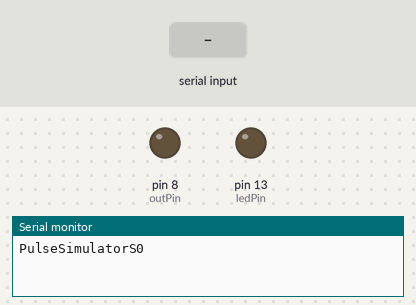
Recording of a sketch running on a simulated Arduino Uno, built with avr-gcc and run on an emulated ATmega328P. On the bench: output pins drawn as LEDs (lit = HIGH), the last lines printed to the serial monitor. The inputs (shaded band) are chosen by the test bench. Random numbers use the default seed unless the sketch sets one.

Above: at 1.7 s.
1.8 s: "S" received over Serial
At 2.25 s:
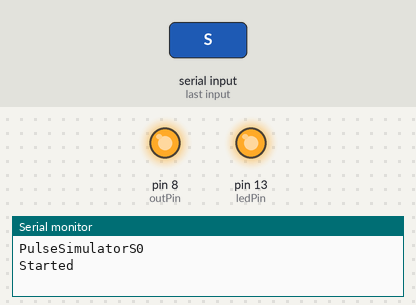
4.8 s: "P" received over Serial
Timing chart, 0 to 7.8 s (numbered marks = the images above; inputs shaded):
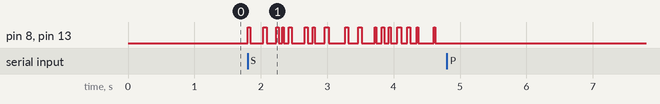

The sketch:

TestGenerator.ino
```cpp
const int outPin = 8;
const int ledPin = 13;

int active = 0;

void setup()
{
  delay(500);

  Serial.begin(57600);
  Serial.println("PulseSimulatorS0");

  pinMode(outPin, OUTPUT);
  pinMode(ledPin, OUTPUT);

  randomSeed(analogRead(0));
}

void loop()
{
    static long cnt = 0;

    if (active) {

        digitalWrite(outPin, HIGH);
        digitalWrite(ledPin, HIGH);
        int randPulse = 20 + random(40);    // 20..60ms pulse
        delay(randPulse);
        digitalWrite(outPin, LOW);
        digitalWrite(ledPin, LOW);

        int randWait = 50 + random(200);    // 50..250 delay
        delay(randWait);

//    Serial.print(randPulse);
//    Serial.print("/");
//    Serial.println(randWait);

        cnt++;
        if (!(cnt%25)) {
            randomSeed(analogRead(0));
            Serial.print(cnt);
            Serial.print(" / 0x");
            Serial.println(cnt, HEX);
        }
    }

    if (Serial.available()) {
        int data = Serial.read();
        if (data == 'S') {
            active = 1;
            Serial.println("Started");
        } else if (data == 'P') {
            active = 0;
            Serial.print("Stopped ");
            Serial.print(cnt);
            Serial.print(" / 0x");
            Serial.println(cnt, HEX);
        }
    }
}
```
